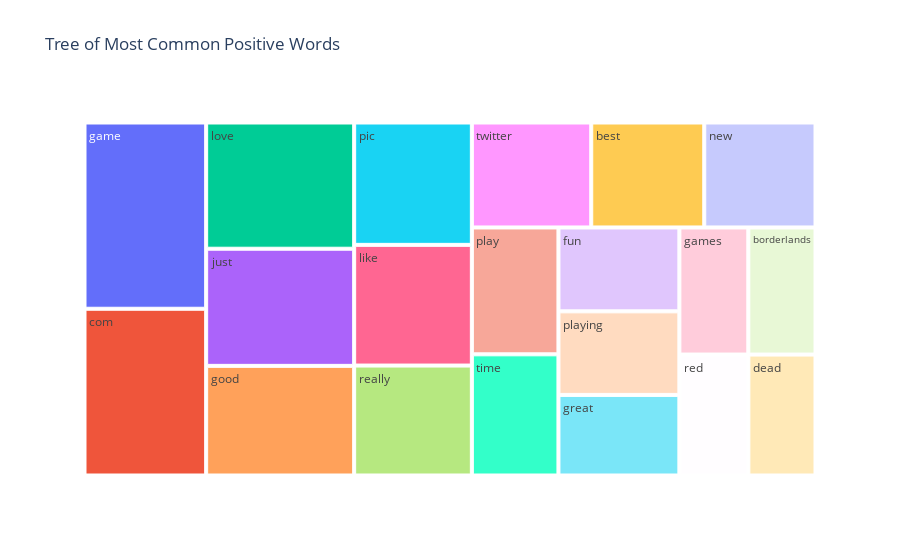

Here is the notebook cell this chart was saved with:
### Code cell
fig = px.treemap(frequency.head(20), path=['word'], values='freq',title='Tree of Most Common Positive Words')
fig.show()

### Figure 1 — Plotly figure (JSON) as saved in the notebook; plotly's stock layout.template omitted (floating-point values rounded to 4 significant figures)
{"data": [{"branchvalues": "total", "domain": {"x": [0, 1], "y": [0, 1]}, "hovertemplate": "labels=%{label}<br>freq=%{value}<br>parent=%{parent}<br>id=%{id}<extra></extra>", "ids": ["best", "borderlands", "com", "dead", "fun", "game", "games", "good", "great", "just", "like", "love", "new", "pic", "play", "playing", "really", "red", "time", "twitter"], "labels": ["best", "borderlands", "com", "dead", "fun", "game", "games", "good", "great", "just", "like", "love", "new", "pic", "play", "playing", "really", "red", "time", "twitter"], "name": "", "parents": ["", "", "", "", "", "", "", "", "", "", "", "", "", "", "", "", "", "", "", ""], "type": "treemap", "values": [1014, 730, 1734, 694, 867, 1937, 749, 1387, 833, 1482, 1214, 1597, 998, 1231, 939, 864, 1106, 713, 897, 1071]}], "layout": {"legend": {"tracegroupgap": 0}, "title": {"text": "Tree of Most Common Positive Words"}}}
